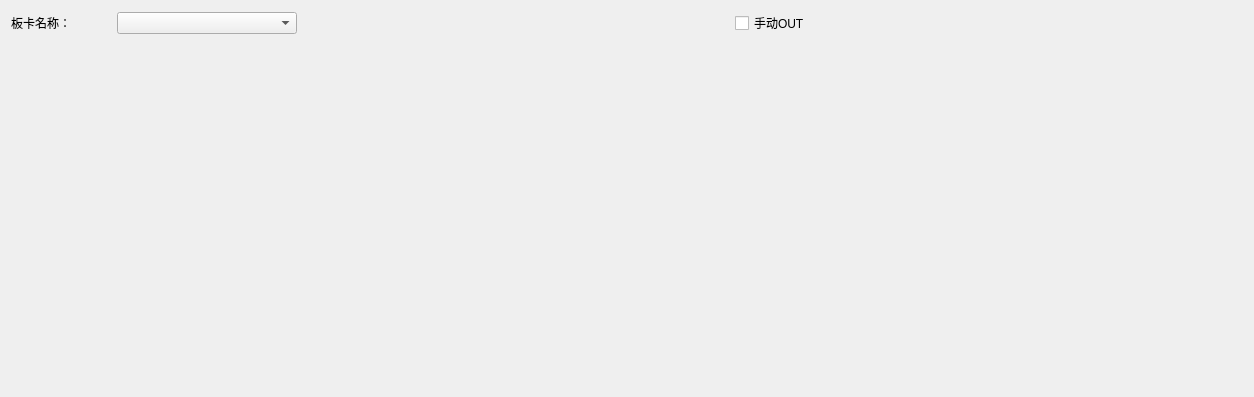
<?xml version="1.0" encoding="UTF-8"?>
<ui version="4.0">
 <class>FrmIO</class>
 <widget class="QWidget" name="FrmIO">
  <property name="geometry">
   <rect>
    <x>0</x>
    <y>0</y>
    <width>1254</width>
    <height>397</height>
   </rect>
  </property>
  <property name="minimumSize">
   <size>
    <width>1100</width>
    <height>300</height>
   </size>
  </property>
  <property name="windowTitle">
   <string>Form</string>
  </property>
  <layout class="QVBoxLayout" name="verticalLayout">
   <item>
    <layout class="QHBoxLayout" name="horizontalLayout">
     <item>
      <widget class="QLabel" name="label">
       <property name="text">
        <string>板卡名称：</string>
       </property>
      </widget>
     </item>
     <item>
      <spacer name="horizontalSpacer">
       <property name="orientation">
        <enum>Qt::Horizontal</enum>
       </property>
       <property name="sizeType">
        <enum>QSizePolicy::Fixed</enum>
       </property>
       <property name="sizeHint" stdset="0">
        <size>
         <width>40</width>
         <height>20</height>
        </size>
       </property>
      </spacer>
     </item>
     <item>
      <widget class="QComboBox" name="combIOName">
       <property name="minimumSize">
        <size>
         <width>180</width>
         <height>20</height>
        </size>
       </property>
       <property name="currentIndex">
        <number>-1</number>
       </property>
      </widget>
     </item>
     <item>
      <spacer name="horizontalSpacer_2">
       <property name="orientation">
        <enum>Qt::Horizontal</enum>
       </property>
       <property name="sizeHint" stdset="0">
        <size>
         <width>418</width>
         <height>20</height>
        </size>
       </property>
      </spacer>
     </item>
     <item>
      <widget class="QCheckBox" name="chkIOManual">
       <property name="text">
        <string>手动OUT</string>
       </property>
       <property name="tristate">
        <bool>false</bool>
       </property>
      </widget>
     </item>
     <item>
      <spacer name="horizontalSpacer_6">
       <property name="orientation">
        <enum>Qt::Horizontal</enum>
       </property>
       <property name="sizeHint" stdset="0">
        <size>
         <width>190</width>
         <height>20</height>
        </size>
       </property>
      </spacer>
     </item>
    </layout>
   </item>
   <item>
    <layout class="QHBoxLayout" name="horizontalLayout_2">
     <item>
      <spacer name="horizontalSpacer_4">
       <property name="orientation">
        <enum>Qt::Horizontal</enum>
       </property>
       <property name="sizeType">
        <enum>QSizePolicy::Fixed</enum>
       </property>
       <property name="sizeHint" stdset="0">
        <size>
         <width>13</width>
         <height>20</height>
        </size>
       </property>
      </spacer>
     </item>
     <item>
      <widget class="StaticDI" name="inwidget" native="true">
       <property name="minimumSize">
        <size>
         <width>590</width>
         <height>350</height>
        </size>
       </property>
       <property name="maximumSize">
        <size>
         <width>590</width>
         <height>16777215</height>
        </size>
       </property>
      </widget>
     </item>
     <item>
      <widget class="StaticDO" name="outwidget" native="true">
       <property name="minimumSize">
        <size>
         <width>590</width>
         <height>350</height>
        </size>
       </property>
       <property name="maximumSize">
        <size>
         <width>590</width>
         <height>16777215</height>
        </size>
       </property>
      </widget>
     </item>
    </layout>
   </item>
  </layout>
 </widget>
 <customwidgets>
  <customwidget>
   <class>StaticDI</class>
   <extends>QWidget</extends>
   <header>staticdi.h</header>
  </customwidget>
  <customwidget>
   <class>StaticDO</class>
   <extends>QWidget</extends>
   <header>staticdo.h</header>
  </customwidget>
 </customwidgets>
 <resources/>
 <connections/>
</ui>
